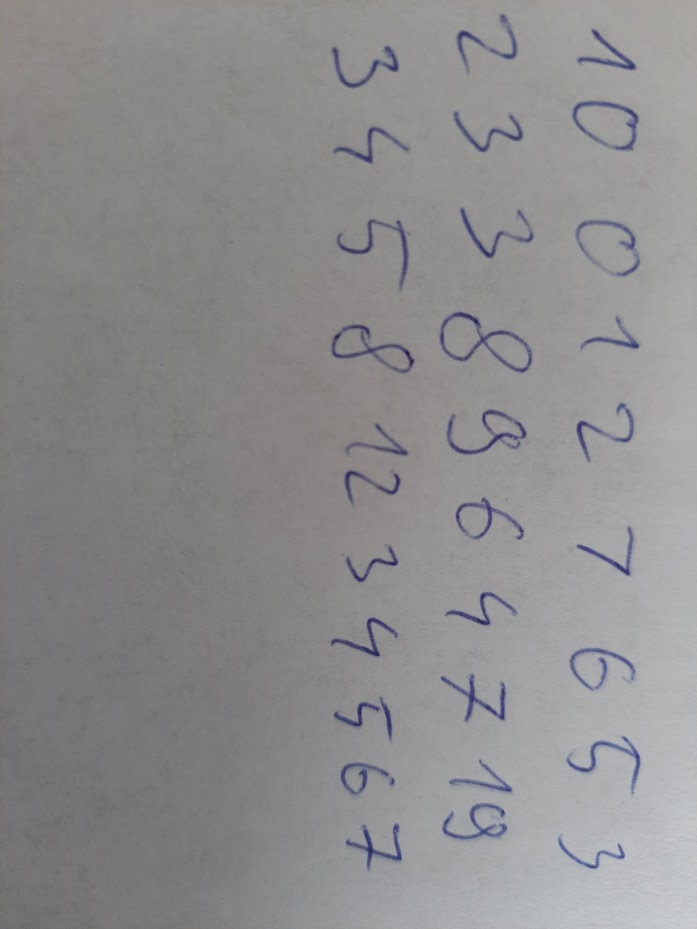
#> input picture handwritten.jpg, 697 x 929 px
$ python split.py
#> lines starting #> are read from the running program, lines starting #| are printed output that depends on the picture; after the words box and inside, x2 and y2 are one past the last pixel; in counts of white or black regions, pixels touching at a corner belong together; long printed decimals are rounded
# Python script for splitting an image of handwritten digits into jpg images of single charachters
# and preprocessing them for image recognition

import os
import shutil
import cv2


# Load the image
image_path = "handwritten.jpg" # input path to image to be split and classified
image = cv2.imread(image_path)
#> image is the input picture: shape (929, 697, 3); mean B, G, R 142.1, 141, 142

# Rotate the image if needed
image = cv2.rotate(image, cv2.ROTATE_90_COUNTERCLOCKWISE)
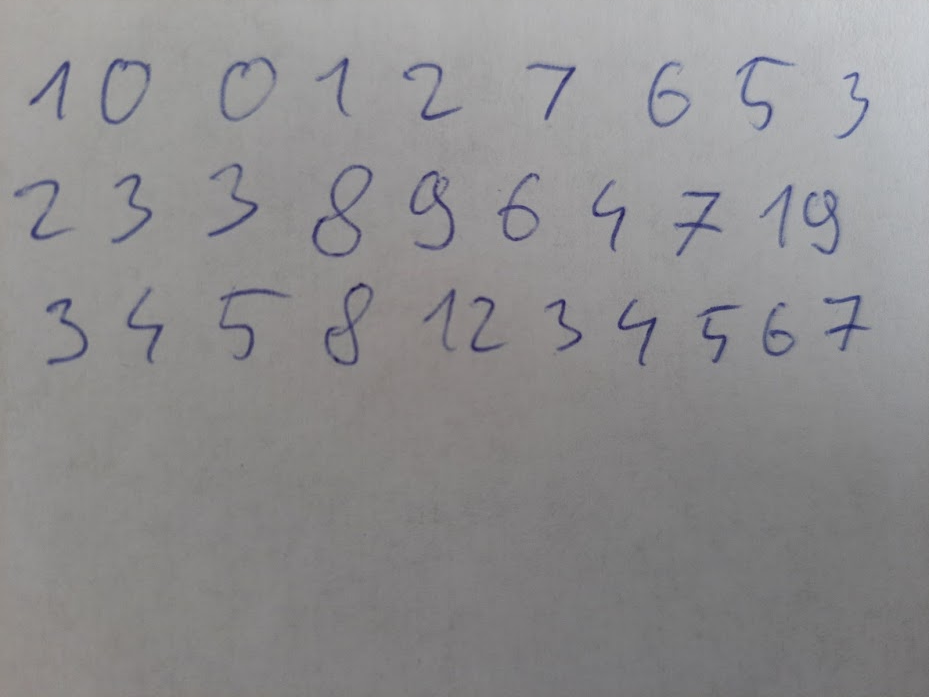
#> image: shape (697, 929, 3); mean B, G, R 142.1, 141, 142

# Convert the image to grayscale
gray_image = cv2.cvtColor(image, cv2.COLOR_BGR2GRAY)

# Perform thresholding to convert to binary image
_, binary_image = cv2.threshold(gray_image, 0, 255, cv2.THRESH_BINARY_INV | cv2.THRESH_OTSU)
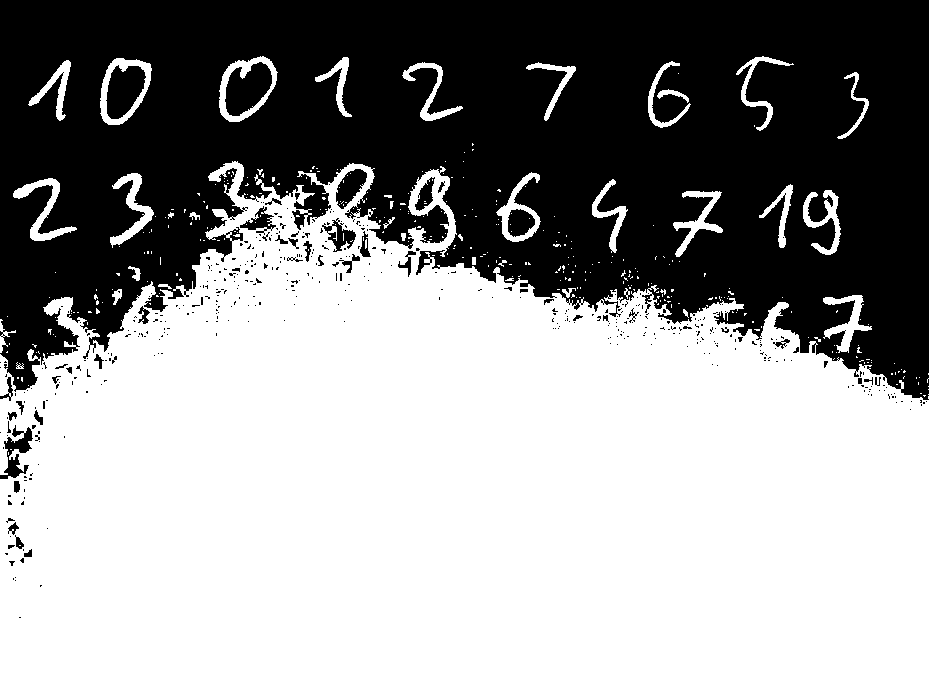
#> binary_image: shape (697, 929); 59.6% white; 461 black regions (413 under 20 px)

# Find contours in the binary image
contours, _ = cv2.findContours(binary_image, cv2.RETR_EXTERNAL, cv2.CHAIN_APPROX_SIMPLE)
#> contours = 313 contours, 284 with area under 20; largest, box (x1, y1, x2, y2) and area: (0, 161, 929, 697) 373614, (219, 56, 278, 122) 2700, (100, 58, 152, 125) 2484, (496, 172, 541, 242) 1381, (13, 178, 77, 241) 890

# Sort the contours from left to right
contours = sorted(contours, key=lambda c: cv2.boundingRect(c)[0])

# Draw contours on the image
image_with_contours = image.copy()
cv2.drawContours(image_with_contours, contours, -1, (0, 255, 0), 2)
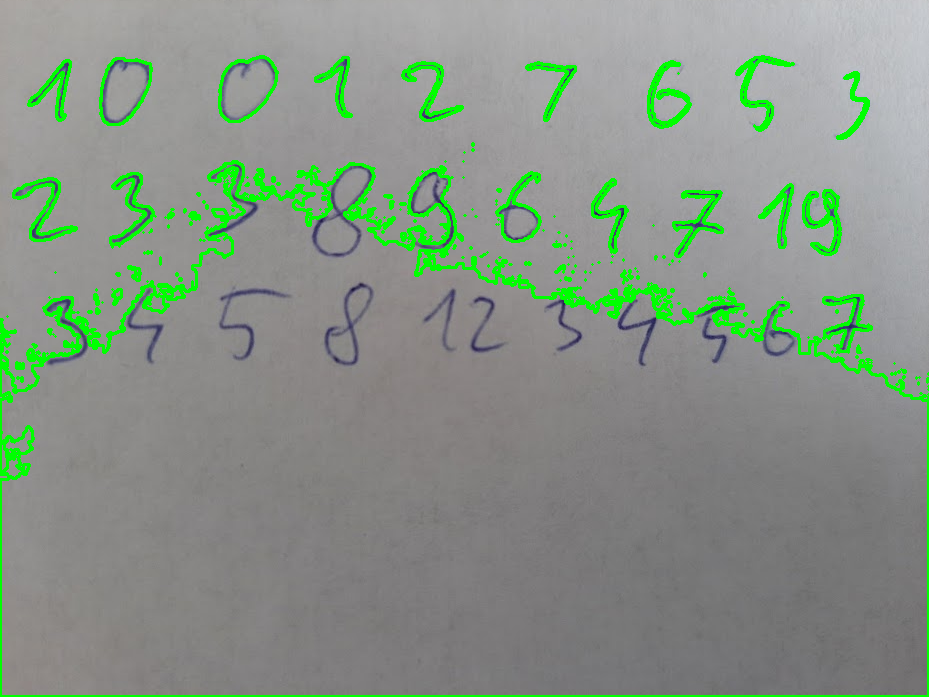
#> image_with_contours: shape (697, 929, 3); 5.42% of pixels changed, all inside (x1, y1, x2, y2) = (0, 55, 929, 697)

image_with_contours = cv2.resize(image_with_contours, (500, 500))
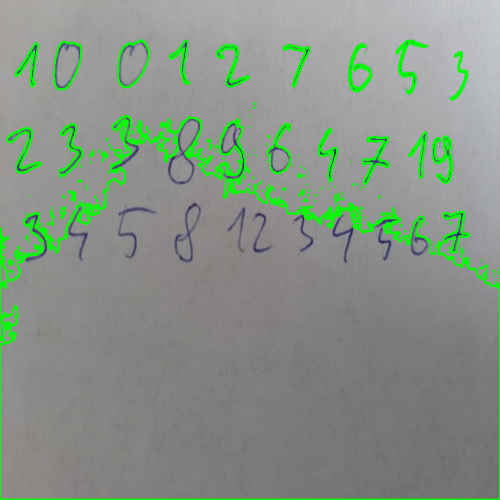
#> image_with_contours: shape (500, 500, 3); mean B, G, R 134.2, 147.4, 134.6
# Display the image with contours
cv2.imshow('', image_with_contours)
cv2.waitKey(0)

# Clear directory for saving images
if os.path.exists("split_images"):
    shutil.rmtree("split_images")
os.makedirs("split_images")

# Split the image into individual characters
for i, contour in enumerate(contours):
    # Get the bounding box coordinates for the character
    x, y, w, h = cv2.boundingRect(contour)

    # Crop the character image
    char_image = gray_image[y:y + h, x:x + w]

    # Apply histogram equalization
    blurred_image = cv2.GaussianBlur(char_image, (3, 3), 3)

    # Enhance the image
    enhanced_image = cv2.adaptiveThreshold(blurred_image, 255,
                                        cv2.ADAPTIVE_THRESH_GAUSSIAN_C,
                                        cv2.THRESH_BINARY_INV, 9, 4)

    # Resize the character image to 28x28
    resized_image = cv2.resize(enhanced_image, (28, 28))

    # Compute the histogram and contrast as its standardt deviation
    hist = cv2.calcHist([resized_image], [0], None, [256], [0, 256])
    contrast = cv2.meanStdDev(hist)[1][0][0]

    # Set threshold
    threshold = 48

    # Save the character image if the contrast is high enough

    if contrast <= threshold:
        cv2.imwrite("split_images/char" + str(i) + ".jpg", resized_image)

    print(contrast)
#> this loop made 313 passes
#> (x, y, w, h, contrast) on passes 1, 2, 8: (0, 319, 16, 34, 48.9), (0, 161, 929, 536, 47.09), (13, 178, 64, 63, 41.04)
#| 48.904
#| 47.090
#| 48.904
#| 48.904
#| 48.904
#| 48.904
#| 48.904
#| 41.039
#> (further printed lines are left out)
#> pass 2, `char_image = gray_image[y:y + h, x:x + w]`:
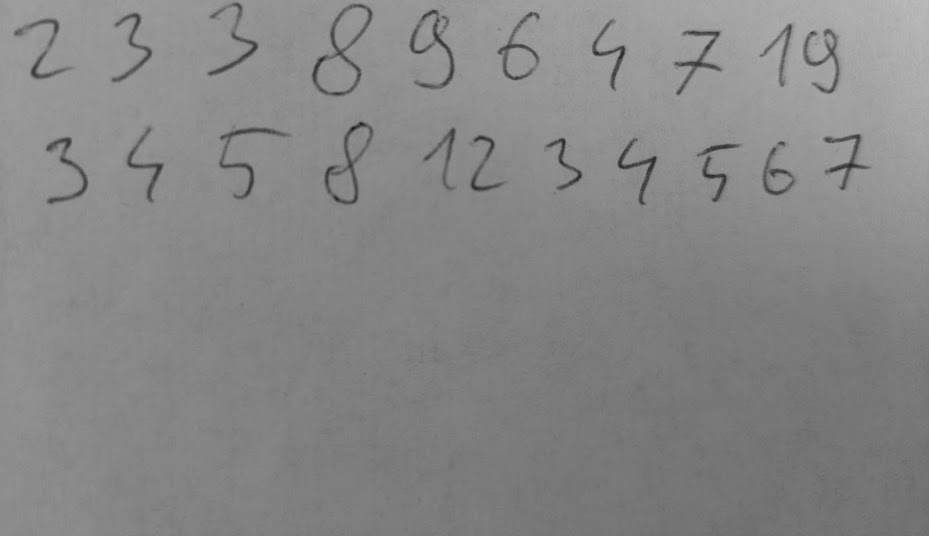
#> char_image: shape (536, 929); min 26, max 189, mean 134.5
#> pass 2, `enhanced_image = cv2.adaptiveThreshold(blurred_image, 255, cv2.ADAPTIV..`:
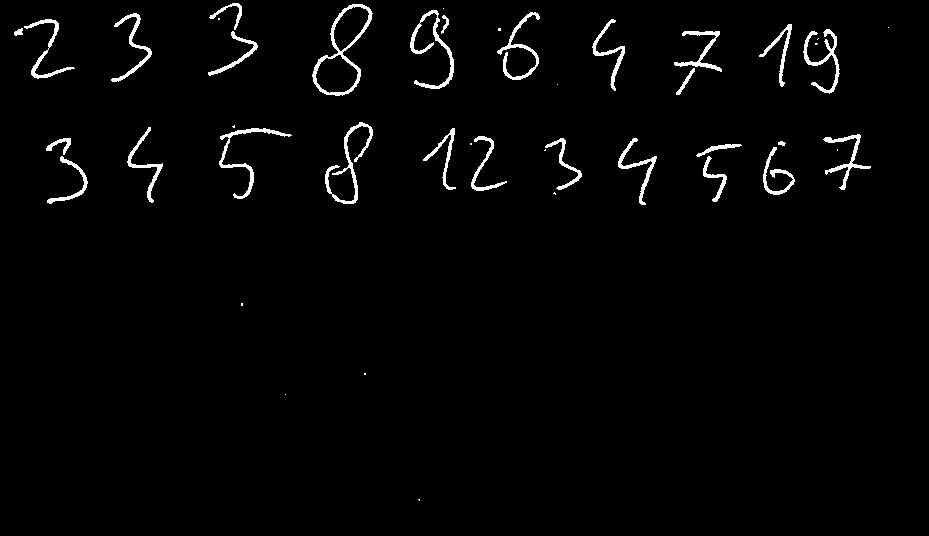
#> enhanced_image: shape (536, 929); 2.1% white; 44 white regions (16 under 20 px), largest, box (x1, y1, x2, y2) and area: (312, 4, 373, 96) 866, (325, 122, 373, 204) 694, (410, 10, 454, 89) 659
